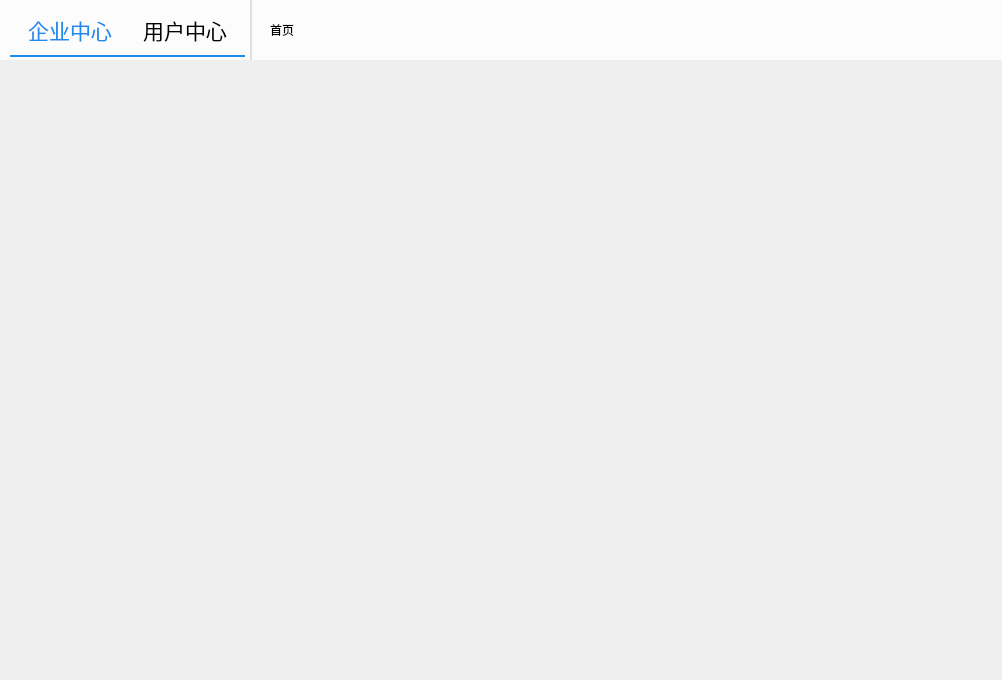
<?xml version="1.0" encoding="UTF-8"?>
<ui version="4.0">
 <class>InfoCenterWidget</class>
 <widget class="QWidget" name="InfoCenterWidget">
  <property name="geometry">
   <rect>
    <x>0</x>
    <y>0</y>
    <width>1002</width>
    <height>680</height>
   </rect>
  </property>
  <property name="sizePolicy">
   <sizepolicy hsizetype="Fixed" vsizetype="Preferred">
    <horstretch>0</horstretch>
    <verstretch>0</verstretch>
   </sizepolicy>
  </property>
  <property name="minimumSize">
   <size>
    <width>1002</width>
    <height>620</height>
   </size>
  </property>
  <property name="maximumSize">
   <size>
    <width>1002</width>
    <height>680</height>
   </size>
  </property>
  <property name="windowTitle">
   <string>EntCenterWidget</string>
  </property>
  <property name="styleSheet">
   <string notr="true">QWidget#EntCenterWidget{background-color: rgb(255, 255, 255);};</string>
  </property>
  <layout class="QVBoxLayout" name="verticalLayout_2">
   <property name="spacing">
    <number>0</number>
   </property>
   <property name="leftMargin">
    <number>0</number>
   </property>
   <property name="topMargin">
    <number>0</number>
   </property>
   <property name="rightMargin">
    <number>0</number>
   </property>
   <property name="bottomMargin">
    <number>0</number>
   </property>
   <item>
    <widget class="QWidget" name="widgetTop" native="true">
     <property name="maximumSize">
      <size>
       <width>1002</width>
       <height>60</height>
      </size>
     </property>
     <property name="styleSheet">
      <string notr="true">background-color: rgb(252, 252, 252);</string>
     </property>
     <widget class="QLabel" name="label">
      <property name="geometry">
       <rect>
        <x>250</x>
        <y>0</y>
        <width>2</width>
        <height>60</height>
       </rect>
      </property>
      <property name="styleSheet">
       <string notr="true">border:2px solid rgba(222,222,222,1);</string>
      </property>
      <property name="text">
       <string/>
      </property>
     </widget>
     <widget class="QPushButton" name="pushButtonBack">
      <property name="geometry">
       <rect>
        <x>270</x>
        <y>15</y>
        <width>30</width>
        <height>30</height>
       </rect>
      </property>
      <property name="text">
       <string/>
      </property>
      <property name="icon">
       <iconset resource="EntCenterWidget.qrc">
        <normaloff>:/EntCenterWidget/image/min.png</normaloff>:/EntCenterWidget/image/min.png</iconset>
      </property>
      <property name="flat">
       <bool>true</bool>
      </property>
     </widget>
     <widget class="QLabel" name="labelSubTitle">
      <property name="geometry">
       <rect>
        <x>310</x>
        <y>15</y>
        <width>300</width>
        <height>30</height>
       </rect>
      </property>
      <property name="styleSheet">
       <string notr="true">font: 75 16pt &quot;微软雅黑&quot;;
</string>
      </property>
      <property name="text">
       <string>标题</string>
      </property>
     </widget>
     <widget class="QLabel" name="label_2">
      <property name="geometry">
       <rect>
        <x>270</x>
        <y>15</y>
        <width>100</width>
        <height>30</height>
       </rect>
      </property>
      <property name="styleSheet">
       <string notr="true">font: 75 16pt &quot;微软雅黑&quot;;</string>
      </property>
      <property name="text">
       <string>首页</string>
      </property>
     </widget>
     <widget class="QPushButton" name="pushButtonEntCenter">
      <property name="geometry">
       <rect>
        <x>10</x>
        <y>15</y>
        <width>120</width>
        <height>30</height>
       </rect>
      </property>
      <property name="font">
       <font>
        <family>微软雅黑</family>
        <pointsize>16</pointsize>
        <weight>50</weight>
        <bold>false</bold>
       </font>
      </property>
      <property name="styleSheet">
       <string notr="true">color:#1E8BED;</string>
      </property>
      <property name="text">
       <string>企业中心</string>
      </property>
      <property name="flat">
       <bool>true</bool>
      </property>
     </widget>
     <widget class="QPushButton" name="pushButtonUserCenter">
      <property name="geometry">
       <rect>
        <x>125</x>
        <y>15</y>
        <width>120</width>
        <height>30</height>
       </rect>
      </property>
      <property name="font">
       <font>
        <family>微软雅黑</family>
        <pointsize>16</pointsize>
        <weight>50</weight>
        <bold>false</bold>
       </font>
      </property>
      <property name="styleSheet">
       <string notr="true">color:#000000;</string>
      </property>
      <property name="text">
       <string>用户中心</string>
      </property>
      <property name="flat">
       <bool>true</bool>
      </property>
     </widget>
     <widget class="QLabel" name="labelEntCenter">
      <property name="geometry">
       <rect>
        <x>10</x>
        <y>55</y>
        <width>120</width>
        <height>2</height>
       </rect>
      </property>
      <property name="styleSheet">
       <string notr="true">border:2px solid #1E8BED;</string>
      </property>
      <property name="text">
       <string/>
      </property>
     </widget>
     <widget class="QLabel" name="labelUserCenter">
      <property name="geometry">
       <rect>
        <x>125</x>
        <y>55</y>
        <width>120</width>
        <height>2</height>
       </rect>
      </property>
      <property name="styleSheet">
       <string notr="true">border:2px solid #1E8BED;</string>
      </property>
      <property name="text">
       <string/>
      </property>
     </widget>
    </widget>
   </item>
   <item>
    <widget class="QWidget" name="widgetCenter" native="true">
     <property name="maximumSize">
      <size>
       <width>1002</width>
       <height>620</height>
      </size>
     </property>
     <property name="styleSheet">
      <string notr="true">border:2px lineed rgba(222,222,222,1);</string>
     </property>
    </widget>
   </item>
  </layout>
 </widget>
 <layoutdefault spacing="6" margin="11"/>
 <resources>
  <include location="EntCenterWidget.qrc"/>
 </resources>
 <connections/>
</ui>
